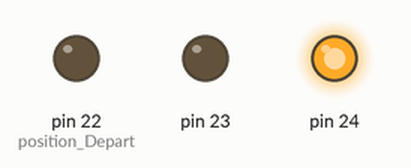
This sketch was run on a simulated Arduino Mega 2560, built with avr-gcc and run on an emulated ATmega2560. Parts: output pins drawn as LEDs (lit = HIGH).

Above: at 0.5 s.
At 1.5 s:
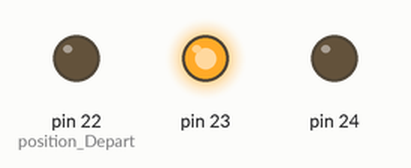
At 2.5 s:
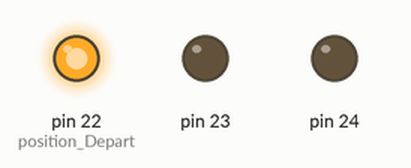
At 10.7 s:
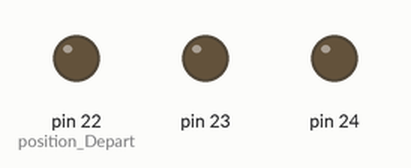
Timing chart, 0 to 15.6 s (numbered marks = the images above):
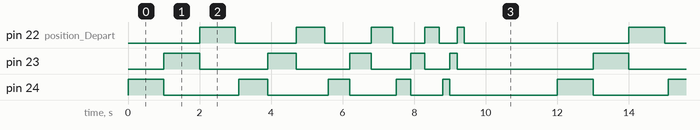

Measured:
- by itself, pin 23: repeats every 12.0 s: LOW 1.9 s, HIGH 0.80 s, LOW 1.5 s, HIGH 0.60 s, LOW 1.1 s, HIGH 0.40 s, LOW 0.70 s, HIGH 0.20 s, LOW 3.8 s, HIGH 1.0 s
- by itself, pin 24: repeats every 12.0 s: LOW 2.1 s, HIGH 0.80 s, LOW 1.7 s, HIGH 0.60 s, LOW 1.3 s, HIGH 0.40 s, LOW 0.90 s, HIGH 0.20 s, LOW 3.0 s, HIGH 1.0 s
- by itself, everything shown: repeats every 12.0 s, in 20 steps

The sketch:

Blink_A_Trois.ino
```cpp
int const nombre_Led = 3;
int const position_Depart = 22;
int temps_Allumage;

void setup()
{
    //Pin en mode Sortie courant
    for(int nombre_Tour = nombre_Led-1; nombre_Tour >= 0; nombre_Tour--){
      pinMode(position_Depart+nombre_Tour,OUTPUT);
    }
}
void loop()
{
    for(int nb_Cycle=0; nb_Cycle<5; nb_Cycle++){
        int temps_Allumage = 1000 - (nb_Cycle * 200);
        int nombre_Tour;
        for(nombre_Tour = nombre_Led-1; nombre_Tour >= 0; nombre_Tour--){
          digitalWrite(position_Depart+nombre_Tour,HIGH);
          delay(temps_Allumage);
          digitalWrite(position_Depart+nombre_Tour,LOW);
        }
        delay(100);
    }
    delay(2500);
}
```
